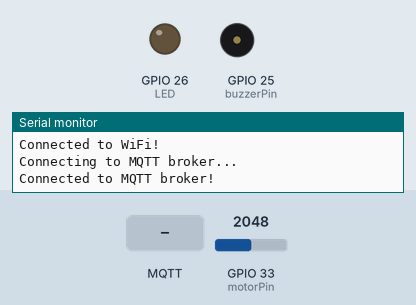
Simulated run of this sketch. Board: ESP32. Parts: output pins drawn as LEDs (lit = HIGH), buzzer (waves = sounding), the last lines printed to the serial monitor. Inputs (shaded band) come from the test bench; at power-on: GPIO 33 (motorPin) = 2048. WiFi joins after 1.5 s; servers stay silent unless stated; no MQTT or app messages arrive unless stated.

Above: at 3.2 s.
3.3 s: MQTT message "0" arrives on the first subscribed topic
At 3.8 s:
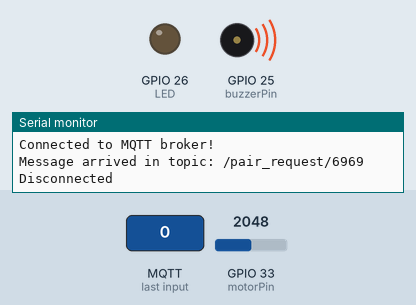
5.8 s: MQTT message "1" arrives on the first subscribed topic
At 6.6 s:
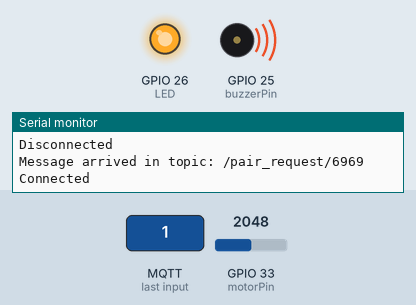
At 7.7 s:
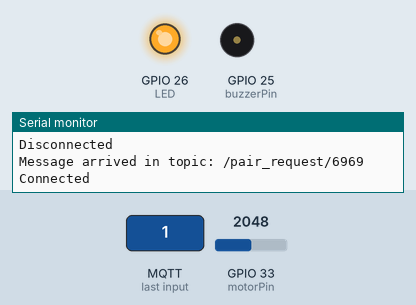
Timing chart, 0 to 9.2 s (numbered marks = the images above; inputs shaded):
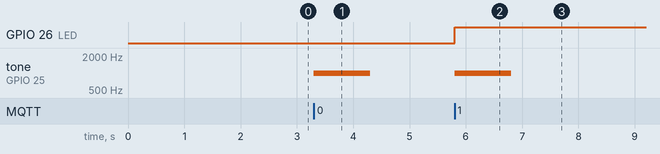

The sketch:

Test.ino
```cpp
#include <WiFi.h>
#include <PubSubClient.h>
#include <iostream>

// Replace with your WiFi credentials
const char* ssid = "ASUS_38_2G";
const char* password = "0123640216";

// MQTT broker details
const char* mqtt_server = "192.168.1.244";
const int mqtt_port = 1883;
const char* mqtt_user = "WarmWater";
const char* mqtt_password = "Warm1234";

std::string userid;
std::string deviceid="6969";
bool working_out=0;
bool prev_working_out=0;
bool moving=0;
bool konek=0;
bool buzzer;
WiFiClient espClient;
PubSubClient client(espClient);

// Sensor Pins
const int motorPin = 33;
int buzzerPin = 25; // specify the pin that the buzzer is connected to
int channel = 0; // specify the LEDC channel to use
int frequency = 1000; // specify the frequency of the tone to generate
int LED = 26;
int min_bright=100;
unsigned long prev=0;

unsigned long startT,workoutTime,workoutTimeTotal,time_stamp;
unsigned long Energy=0;
unsigned long refresh=0;

void setup() {
  pinMode(motorPin,INPUT);
  pinMode(LED,OUTPUT);

    // configure the LEDC module
  ledcSetup(channel, 5000, 8); // set the PWM frequency to 5 kHz and the resolution to 8 bits
  ledcAttachPin(buzzerPin, channel); // attach the buzzer pin to the LEDC channel

  Serial.begin(115200);
  WiFi.begin(ssid, password);

  while (WiFi.status() != WL_CONNECTED) {
    delay(1000);
    Serial.println("Connecting to WiFi...");
  }

  Serial.println("Connected to WiFi!");

  client.setServer(mqtt_server, mqtt_port);
  client.setCallback(callback);

  while (!client.connected()) {
    Serial.println("Connecting to MQTT broker...");
    if (client.connect("ESP32Client", mqtt_user, mqtt_password )) {
      Serial.println("Connected to MQTT broker!");
    } else {
      Serial.print("Failed to connect to MQTT broker with error code: ");
      Serial.println(client.state());
      delay(2000);
    }
  }
  // Subscribe to a topic
  std::string pair="/pair_request/"+deviceid;
  client.subscribe(pair.c_str());
    // Wait for incoming messages from MQTT broker

}

void loop() {
  client.loop();
  // Send a message to the MQTT broker
  if ((buzzer==1)&&((millis()-time_stamp)>1000)){
    ledcWrite(channel, 0); // stop generating the square wave
    buzzer=0;
    }
  if (konek){
    int value = analogRead(motorPin);
//    Serial.println(value);
    unsigned long now=millis();
    if (value>0){
      Energy+=value;
//      Serial.println(Energy);
      moving=1;
    }

    else {
      if (moving){//every stop
        prev=millis();
        moving=0;
      }
      else{
      if ((now-prev)>5000) {//stop for more than 5 sec
        Serial.println("trigerred");
        working_out=0;
        prev=millis();
        }
      }
    }
    if(moving && !working_out){
      working_out=1;
    }


    if(working_out!=prev_working_out){//start or end
      if (working_out){//start
        digitalWrite(LED,HIGH);
        startT=millis();
        std::string msg=userid + "/" + deviceid;
        client.publish("workout_started",msg.c_str());
      }
      else if (working_out==0){//end
        digitalWrite(LED,LOW);
        workoutTime=millis()-startT;
        workoutTimeTotal+=workoutTime;
        char myTime[8]; // buffer for converted std::string
        sprintf(myTime, "%d", workoutTimeTotal); // convert int to const char* std::string
        char myEnergy[8]; // buffer for converted std::string
        sprintf(myEnergy, "%d", Energy); // convert int to const char* std::string
        std::string msg=userid + "/" + myEnergy + "/" +myTime;
        client.publish("workout_pause",msg.c_str());
        //Serial.println(msg);
      }
      prev_working_out=working_out;
    }
    if((now-refresh)>2000&&(working_out)){// send data every 5sec
        workoutTime=millis()-startT;
        workoutTimeTotal+=workoutTime;
        char myTime[8]; // buffer for converted std::string
        sprintf(myTime, "%d", workoutTimeTotal); // convert int to const char* std::string
        char myEnergy[8]; // buffer for converted std::string
        sprintf(myEnergy, "%d", Energy); // convert int to const char* std::string
        std::string msg=userid + "/" + myEnergy + "/" +myTime;
        client.publish("energy_and_time",msg.c_str());
        refresh=now;
        workoutTimeTotal-=workoutTime;
      }
  }
}
// MQTT callback function to handle incoming messages
void callback(char* topic, byte* payload, unsigned int len) {
  Serial.print("Message arrived in topic: ");
  Serial.println(topic);
  std::string str(topic);
  std::string str2="/pair_request/"+deviceid;
  if (str==str2){
    int var = *payload;
    if(var != konek){
      time_stamp=millis();
      ledcWriteTone(channel, frequency);// generate a square wave of the specified frequency on the buzzer pin
      buzzer=1;
      if (*payload=='0'){
        konek=0;
        working_out=0;
        prev_working_out=0;
        moving=0;
        Energy=0;
        workoutTime=0;
        digitalWrite(LED,LOW);
        Serial.println("Disconnected");
        }
      if (*payload=='1'){
        konek=1;
        working_out=0;
        prev_working_out=0;
        moving=0;
        workoutTimeTotal=0;
        Serial.println("Connected");
      }
    std::string useridtemp="";
//    Serial.println(len);
    for (int i = 2; i < len; i++) {
      useridtemp+=(char)payload[i];
      }
    userid=useridtemp;
    }

    }
}
```

Measured:
- after the input at 3.3 s, tone on GPIO 25 (buzzerPin): silent → 1000 Hz at once, → silent 1.0 s later
- after the input at 5.8 s, GPIO 26 (LED): LOW → HIGH at once; tone on GPIO 25 (buzzerPin): silent → 1000 Hz at once, → silent 1.0 s later
